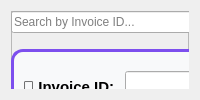
      <widget class="QWidget" name="financePage">
       <layout class="QHBoxLayout" name="financeLayout">
        <item>
         <widget class="QFrame" name="frame_2">
          <property name="frameShape">
           <enum>QFrame::Shape::StyledPanel</enum>
          </property>
          <property name="frameShadow">
           <enum>QFrame::Shadow::Raised</enum>
          </property>
          <widget class="QWidget" name="widget_4" native="true">
           <property name="geometry">
            <rect>
             <x>0</x>
             <y>0</y>
             <width>1171</width>
             <height>821</height>
            </rect>
           </property>
           <layout class="QHBoxLayout" name="financeLayout_3">
            <item>
             <layout class="QVBoxLayout" name="leftLayout">
              <item>
               <layout class="QHBoxLayout" name="topBar">
                <item>
                 <widget class="QLineEdit" name="searchBox">
                  <property name="placeholderText">
                   <string>Search by Invoice ID...</string>
                  </property>
                 </widget>
                </item>
                <item>
                 <widget class="QPushButton" name="btnSearchById">
                  <property name="text">
                   <string>Search</string>
                  </property>
                 </widget>
                </item>
                <item>
                 <widget class="QPushButton" name="btnDarkTheme">
                  <property name="text">
                   <string>Dark Theme</string>
                  </property>
                 </widget>
                </item>
                <item>
                 <widget class="QPushButton" name="btnSortByMontant">
                  <property name="text">
                   <string>Sort by Amount</string>
                  </property>
                 </widget>
                </item>
                <item>
                 <widget class="QPushButton" name="btnExportCSV">
                  <property name="text">
                   <string>Export to CSV</string>
                  </property>
                 </widget>
                </item>
               </layout>
              </item>
              <item>
               <widget class="QGroupBox" name="formBox">
                <property name="styleSheet">
                 <string notr="true">QGroupBox {
                 font: bold 16pt &quot;Arial&quot;;
                 color: #7D4FEE;
                 background-color: #F8F9FA;
                 border: 3px solid #7D4FEE;
                 border-radius: 12px;
                 margin-top: 10px;
                 padding-top: 10px;
             }
             QGroupBox::title {
                 subcontrol-origin: margin;
                 subcontrol-position: top center;
                 padding: 5px 10px;
                 background-color: #7D4FEE;
                 color: white;
                 border-radius: 6px;
             }</string>
                </property>
                <property name="title">
                 <string>📋 MANAGE INVOICES</string>
                </property>
                <layout class="QFormLayout" name="formLayout">
                 <item row="0" column="0">
                  <widget class="QLabel" name="labelId">
                   <property name="styleSheet">
                    <string notr="true">font-weight: bold; font-size: 11pt;</string>
                   </property>
                   <property name="text">
                    <string>📄 Invoice ID:</string>
                   </property>
                  </widget>
                 </item>
                 <item row="0" column="1">
                  <widget class="QLineEdit" name="lineId">
                   <property name="styleSheet">
                    <string notr="true">font-size: 11pt; padding: 8px;</string>
                   </property>
                  </widget>
                 </item>
                 <item row="1" column="0">
                  <widget class="QLabel" name="labelMontant">
                   <property name="styleSheet">
                    <string notr="true">font-weight: bold; font-size: 11pt;</string>
                   </property>
                   <property name="text">
                    <string>💰 Amount:</string>
                   </property>
                  </widget>
                 </item>
                 <item row="1" column="1">
                  <widget class="QLineEdit" name="lineMontant">
                   <property name="styleSheet">
                    <string notr="true">font-size: 11pt; padding: 8px;</string>
                   </property>
                  </widget>
                 </item>
                 <item row="2" column="0">
                  <widget class="QLabel" name="labelDateEmission">
                   <property name="styleSheet">
                    <string notr="true">font-weight: bold; font-size: 11pt;</string>
                   </property>
                   <property name="text">
                    <string>📅 Issue Date:</string>
                   </property>
                  </widget>
                 </item>
                 <item row="2" column="1">
                  <widget class="QDateEdit" name="dateEmission">
                   <property name="styleSheet">
                    <string notr="true">font-size: 11pt; padding: 6px;</string>
                   </property>
                  </widget>
                 </item>
                 <item row="3" column="0">
                  <widget class="QLabel" name="labelDateEcheance">
                   <property name="styleSheet">
                    <string notr="true">font-weight: bold; font-size: 11pt;</string>
                   </property>
                   <property name="text">
                    <string>⏰ Due Date:</string>
                   </property>
                  </widget>
                 </item>
                 <item row="3" column="1">
                  <widget class="QDateEdit" name="dateEcheance">
                   <property name="styleSheet">
                    <string notr="true">font-size: 11pt; padding: 6px;</string>
                   </property>
                  </widget>
                 </item>
                 <item row="4" column="0">
                  <widget class="QLabel" name="labelStatut">
                   <property name="styleSheet">
                    <string notr="true">font-weight: bold; font-size: 11pt;</string>
                   </property>
                   <property name="text">
                    <string>📊 Status:</string>
                   </property>
                  </widget>
                 </item>
                 <item row="4" column="1">
                  <widget class="QComboBox" name="comboStatut">
                   <property name="styleSheet">
                    <string notr="true">font-size: 11pt; padding: 6px;</string>
                   </property>
                   <item>
                    <property name="text">
                     <string>Paid</string>
                    </property>
                   </item>
                   <item>
                    <property name="text">
                     <string>Pending</string>
                    </property>
                   </item>
                   <item>
                    <property name="text">
                     <string>Cancelled</string>
                    </property>
                   </item>
                  </widget>
                 </item>
                </layout>
               </widget>
              </item>
              <item>
               <layout class="QHBoxLayout" name="actionLayout">
                <item>
                 <widget class="QPushButton" name="btnAdd">
                  <property name="styleSheet">
                   <string notr="true">font-size: 11pt; padding: 10px; font-weight: bold;</string>
                  </property>
                  <property name="text">
                   <string>➕ Add</string>
                  </property>
                 </widget>
                </item>
                <item>
                 <widget class="QPushButton" name="btnEdit">
                  <property name="styleSheet">
                   <string notr="true">font-size: 11pt; padding: 10px; font-weight: bold;</string>
                  </property>
                  <property name="text">
                   <string>✏️ Edit</string>
                  </property>
                 </widget>
                </item>
                <item>
                 <widget class="QPushButton" name="btnDelete">
                  <property name="styleSheet">
                   <string notr="true">font-size: 11pt; padding: 10px; font-weight: bold;</string>
                  </property>
                  <property name="text">
                   <string>🗑️ Delete</string>
                  </property>
                 </widget>
                </item>
                <item>
                 <widget class="QPushButton" name="btnClear">
                  <property name="styleSheet">
                   <string notr="true">font-size: 11pt; padding: 10px; font-weight: bold;</string>
                  </property>
                  <property name="text">
                   <string>🧹 Clear Form</string>
                  </property>
                 </widget>
                </item>
               </layout>
              </item>
              <item>
               <widget class="QTableWidget" name="tableFactures">
                <column>
                 <property name="text">
                  <string>Invoice ID</string>
                 </property>
                </column>
                <column>
                 <property name="text">
                  <string>Amount</string>
                 </property>
                </column>
                <column>
                 <property name="text">
                  <string>Issue Date</string>
                 </property>
                </column>
                <column>
                 <property name="text">
                  <string>Due Date</string>
                 </property>
                </column>
                <column>
                 <property name="text">
                  <string>Status</string>
                 </property>
                </column>
               </widget>
              </item>
             </layout>
            </item>
            <item>
             <widget class="QGroupBox" name="statsBox">
              <property name="styleSheet">
               <string notr="true">QGroupBox {
               font: bold 16pt &quot;Arial&quot;;
               color: #7D4FEE;
               background-color: #F8F9FA;
               border: 3px solid #7D4FEE;
               border-radius: 12px;
               margin-top: 10px;
               padding-top: 10px;
           }
           QGroupBox::title {
               subcontrol-origin: margin;
               subcontrol-position: top center;
               padding: 5px 10px;
               background-color: #7D4FEE;
               color: white;
               border-radius: 6px;
           }</string>
              </property>
              <property name="title">
               <string>📈 FINANCIAL STATISTICS</string>
              </property>
              <layout class="QVBoxLayout" name="statsLayout">
               <item>
                <widget class="QFrame" name="frameTotalInvoices">
                 <property name="styleSheet">
                  <string notr="true">QFrame {
                  background: qlineargradient(x1:0, y1:0, x2:1, y2:0, stop:0 #7D4FEE, stop:1 #9D7DFF);
                  border-radius: 10px;
                  padding: 15px;
              }</string>
                 </property>
                 <layout class="QHBoxLayout" name="horizontalLayout_2">
                  <item>
                   <widget class="QLabel" name="labelTotalIcon">
                    <property name="styleSheet">
                     <string notr="true">font-size: 24pt;</string>
                    </property>
                    <property name="text">
                     <string>📊</string>
                    </property>
                    <property name="alignment">
                     <set>Qt::AlignmentFlag::AlignCenter</set>
                    </property>
                   </widget>
                  </item>
                  <item>
                   <layout class="QVBoxLayout" name="verticalLayout_3">
                    <item>
                     <widget class="QLabel" name="labelTotalTitle">
                      <property name="styleSheet">
                       <string notr="true">color: white; font-size: 12pt; font-weight: bold;</string>
                      </property>
                      <property name="text">
                       <string>Total Invoices</string>
                      </property>
                     </widget>
                    </item>
                    <item>
                     <widget class="QLabel" name="labelTotalValue">
                      <property name="styleSheet">
                       <string notr="true">color: white; font-size: 20pt; font-weight: bold;</string>
                      </property>
                      <property name="text">
                       <string>0</string>
                      </property>
                     </widget>
                    </item>
                   </layout>
                  </item>
                 </layout>
                </widget>
               </item>
               <item>
                <widget class="QFrame" name="frameTotalAmount">
                 <property name="styleSheet">
                  <string notr="true">QFrame {
                  background: qlineargradient(x1:0, y1:0, x2:1, y2:0, stop:0 #00AA00, stop:1 #00CC00);
                  border-radius: 10px;
                  padding: 15px;
              }</string>
                 </property>
                 <layout class="QHBoxLayout" name="horizontalLayout_3">
                  <item>
                   <widget class="QLabel" name="labelAmountIcon">
                    <property name="styleSheet">
                     <string notr="true">font-size: 24pt;</string>
                    </property>
                    <property name="text">
                     <string>💰</string>
                    </property>
                    <property name="alignment">
                     <set>Qt::AlignmentFlag::AlignCenter</set>
                    </property>
                   </widget>
                  </item>
                  <item>
                   <layout class="QVBoxLayout" name="verticalLayout_4">
                    <item>
                     <widget class="QLabel" name="labelAmountTitle">
                      <property name="styleSheet">
                       <string notr="true">color: white; font-size: 12pt; font-weight: bold;</string>
                      </property>
                      <property name="text">
                       <string>Total Amount</string>
                      </property>
                     </widget>
                    </item>
                    <item>
                     <widget class="QLabel" name="labelAmountValue">
                      <property name="styleSheet">
                       <string notr="true">color: white; font-size: 16pt; font-weight: bold;</string>
                      </property>
                      <property name="text">
                       <string>$0.00</string>
                      </property>
                     </widget>
                    </item>
                   </layout>
                  </item>
                 </layout>
                </widget>
               </item>
               <item>
                <widget class="QFrame" name="frameStatus">
                 <property name="styleSheet">
                  <string notr="true">QFrame {
                  background-color: white;
                  border: 2px solid #7D4FEE;
                  border-radius: 10px;
                  padding: 15px;
              }</string>
                 </property>
                 <layout class="QVBoxLayout" name="verticalLayout_5">
                  <item>
                   <widget class="QLabel" name="labelStatusTitle">
                    <property name="styleSheet">
                     <string notr="true">font-size: 13pt; font-weight: bold; color: #7D4FEE; padding-bottom: 10px;</string>
                    </property>
                    <property name="text">
                     <string>📋 Status Distribution</string>
                    </property>
                    <property name="alignment">
                     <set>Qt::AlignmentFlag::AlignCenter</set>
                    </property>
                   </widget>
                  </item>
                  <item>
                   <layout class="QHBoxLayout" name="horizontalLayout_4">
                    <item>
                     <widget class="QLabel" name="labelPaid">
                      <property name="styleSheet">
                       <string notr="true">font-weight: bold; font-size: 11pt;</string>
                      </property>
                      <property name="text">
                       <string>✅ Paid:</string>
                      </property>
                     </widget>
                    </item>
                    <item>
                     <widget class="QLabel" name="labelPaidValue">
                      <property name="styleSheet">
                       <string notr="true">font-weight: bold; color: #00AA00; font-size: 11pt;</string>
                      </property>
                      <property name="text">
                       <string>0</string>
                      </property>
                     </widget>
                    </item>
                    <item>
                     <widget class="QProgressBar" name="progressPaid">
                      <property name="styleSheet">
                       <string notr="true">
                       QProgressBar {
                           border: 2px solid #00AA00;
                           border-radius: 5px;
                           text-align: center;
                           background-color: #F0F0F0;
                           height: 20px;
                       }
                       QProgressBar::chunk {
                           background-color: #00AA00;
                           border-radius: 3px;
                       }
                   </string>
                      </property>
                      <property name="value">
                       <number>0</number>
                      </property>
                     </widget>
                    </item>
                   </layout>
                  </item>
                  <item>
                   <layout class="QHBoxLayout" name="horizontalLayout_5">
                    <item>
                     <widget class="QLabel" name="labelPending">
                      <property name="styleSheet">
                       <string notr="true">font-weight: bold; font-size: 11pt;</string>
                      </property>
                      <property name="text">
                       <string>⏳ Pending:</string>
                      </property>
                     </widget>
                    </item>
                    <item>
                     <widget class="QLabel" name="labelPendingValue">
                      <property name="styleSheet">
                       <string notr="true">font-weight: bold; color: #FFA500; font-size: 11pt;</string>
                      </property>
                      <property name="text">
                       <string>0</string>
                      </property>
                     </widget>
                    </item>
                    <item>
                     <widget class="QProgressBar" name="progressPending">
                      <property name="styleSheet">
                       <string notr="true">
                       QProgressBar {
                           border: 2px solid #FFA500;
                           border-radius: 5px;
                           text-align: center;
                           background-color: #F0F0F0;
                           height: 20px;
                       }
                       QProgressBar::chunk {
                           background-color: #FFA500;
                           border-radius: 3px;
                       }
                   </string>
                      </property>
                      <property name="value">
                       <number>0</number>
                      </property>
                     </widget>
                    </item>
                   </layout>
                  </item>
                  <item>
                   <layout class="QHBoxLayout" name="horizontalLayout_6">
                    <item>
                     <widget class="QLabel" name="labelCancelled">
                      <property name="styleSheet">
                       <string notr="true">font-weight: bold; font-size: 11pt;</string>
                      </property>
                      <property name="text">
                       <string>❌ Cancelled:</string>
                      </property>
                     </widget>
                    </item>
                    <item>
                     <widget class="QLabel" name="labelCancelledValue">
                      <property name="styleSheet">
                       <string notr="true">font-weight: bold; color: #FF0000; font-size: 11pt;</string>
                      </property>
                      <property name="text">
                       <string>0</string>
                      </property>
                     </widget>
                    </item>
                    <item>
                     <widget class="QProgressBar" name="progressCancelled">
                      <property name="styleSheet">
                       <string notr="true">
                       QProgressBar {
                           border: 2px solid #FF0000;
                           border-radius: 5px;
                           text-align: center;
                           background-color: #F0F0F0;
                           height: 20px;
                       }
                       QProgressBar::chunk {
                           background-color: #FF0000;
                           border-radius: 3px;
                       }
                   </string>
                      </property>
                      <property name="value">
                       <number>0</number>
                      </property>
                     </widget>
                    </item>
                   </layout>
                  </item>
                 </layout>
                </widget>
               </item>
               <item>
                <widget class="QFrame" name="frameAverage">
                 <property name="styleSheet">
                  <string notr="true">QFrame {
                  background: qlineargradient(x1:0, y1:0, x2:1, y2:0, stop:0 #FF6B6B, stop:1 #FF8E8E);
                  border-radius: 10px;
                  padding: 15px;
              }</string>
                 </property>
                 <layout class="QHBoxLayout" name="horizontalLayout_9">
                  <item>
                   <widget class="QLabel" name="labelAverageIcon">
                    <property name="styleSheet">
                     <string notr="true">font-size: 24pt;</string>
                    </property>
                    <property name="text">
                     <string>📈</string>
                    </property>
                    <property name="alignment">
                     <set>Qt::AlignmentFlag::AlignCenter</set>
                    </property>
                   </widget>
                  </item>
                  <item>
                   <layout class="QVBoxLayout" name="verticalLayout_6">
                    <item>
                     <widget class="QLabel" name="labelAverageTitle">
                      <property name="styleSheet">
                       <string notr="true">color: white; font-size: 12pt; font-weight: bold;</string>
                      </property>
                      <property name="text">
                       <string>Average Amount</string>
                      </property>
                     </widget>
                    </item>
                    <item>
                     <widget class="QLabel" name="labelAverageValue">
                      <property name="styleSheet">
                       <string notr="true">color: white; font-size: 16pt; font-weight: bold;</string>
                      </property>
                      <property name="text">
                       <string>$0.00</string>
                      </property>
                     </widget>
                    </item>
                   </layout>
                  </item>
                 </layout>
                </widget>
               </item>
              </layout>
             </widget>
            </item>
           </layout>
          </widget>
         </widget>
        </item>
       </layout>
      </widget>
